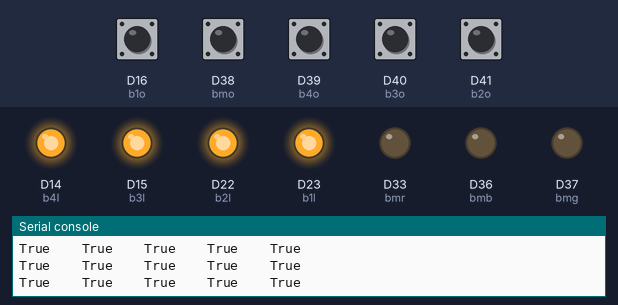
Bench run of a program on a simulated CircuitPython board. Shown: output pins drawn as LEDs (lit = HIGH), the last lines printed to the serial console. The test bench sets the inputs (shaded band); at power-on: D16 (b1o), D38 (bmo), D39 (b4o), D40 (b3o), D41 (b2o) HIGH.

Above: at 1.2 s.
1.3 s: D39 (b4o) pulled LOW for 0.15 s
At 1.37 s:
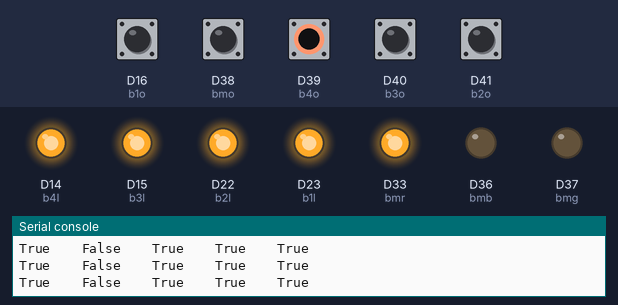
2.9 s: D40 (b3o) pulled LOW for 0.15 s
At 2.97 s:
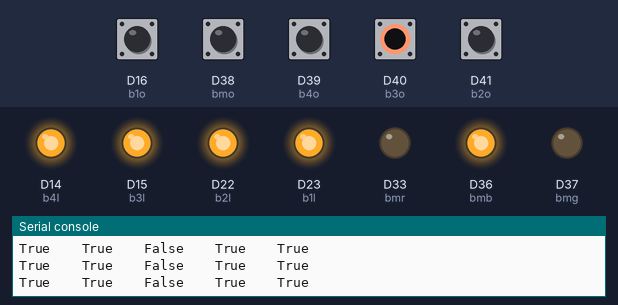
4.5 s: D41 (b2o) pulled LOW for 0.15 s
At 4.57 s:
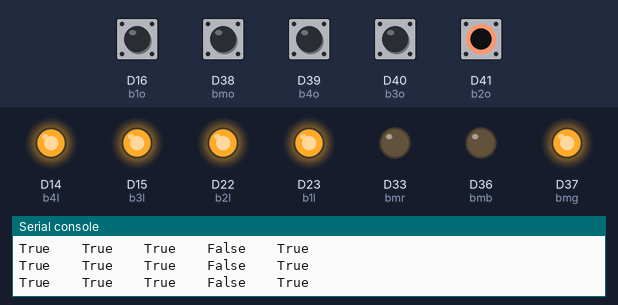
9.3 s: D39 (b4o) driven LOW and D40 (b3o) driven LOW
At 9.8 s:
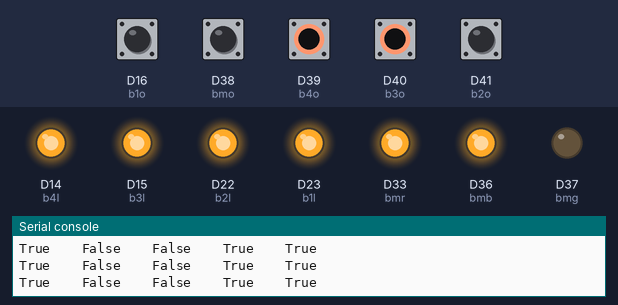
Timing chart, 0 to 11.8 s (numbered marks = the images above; inputs shaded):
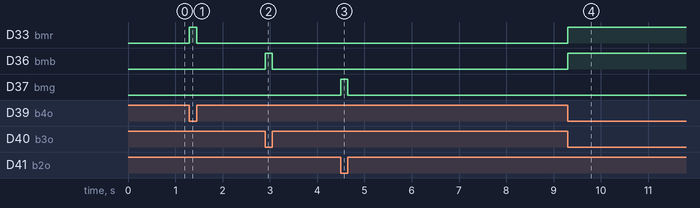

The program:

buttons_test.py
```python
import board
import digitalio as dio

bmr = dio.DigitalInOut(board.D33)
bmb = dio.DigitalInOut(board.D36)
bmg = dio.DigitalInOut(board.D37)
b4l = dio.DigitalInOut(board.D14)
b3l = dio.DigitalInOut(board.D15)
b2l = dio.DigitalInOut(board.D22)
b1l = dio.DigitalInOut(board.D23)
bmr.switch_to_output()
bmb.switch_to_output()
bmg.switch_to_output()
b4l.switch_to_output()
b3l.switch_to_output()
b2l.switch_to_output()
b1l.switch_to_output()
bmr.value=False
bmb.value=True
bmg.value=True
b4l.value=True
b3l.value=True
b2l.value=True
b1l.value=True


bmo = dio.DigitalInOut(board.D38)
b4o = dio.DigitalInOut(board.D39)
b3o = dio.DigitalInOut(board.D40)
b2o = dio.DigitalInOut(board.D41)
b1o = dio.DigitalInOut(board.D16)
bmo.switch_to_input(pull=dio.Pull.UP)
b4o.switch_to_input(pull=dio.Pull.UP)
b3o.switch_to_input(pull=dio.Pull.UP)
b2o.switch_to_input(pull=dio.Pull.UP)
b1o.switch_to_input(pull=dio.Pull.UP)


while True:
	print(bmo.value,'\t',b4o.value,'\t',b3o.value,'\t',b2o.value,'\t',b1o.value,'\t',)
	bmr.value=not b4o.value
	bmb.value=not b3o.value
	bmg.value=not b2o.value
```

Measured:
- after the input at 1.3 s, D33 (bmr): LOW → HIGH at once, → LOW 0.15 s later
- after the input at 2.9 s, D36 (bmb): LOW → HIGH at once, → LOW 0.15 s later
- after the input at 4.5 s, D37 (bmg): LOW → HIGH at once, → LOW 0.15 s later
- after the input at 9.3 s, D33 (bmr), D36 (bmb): LOW → HIGH at once
